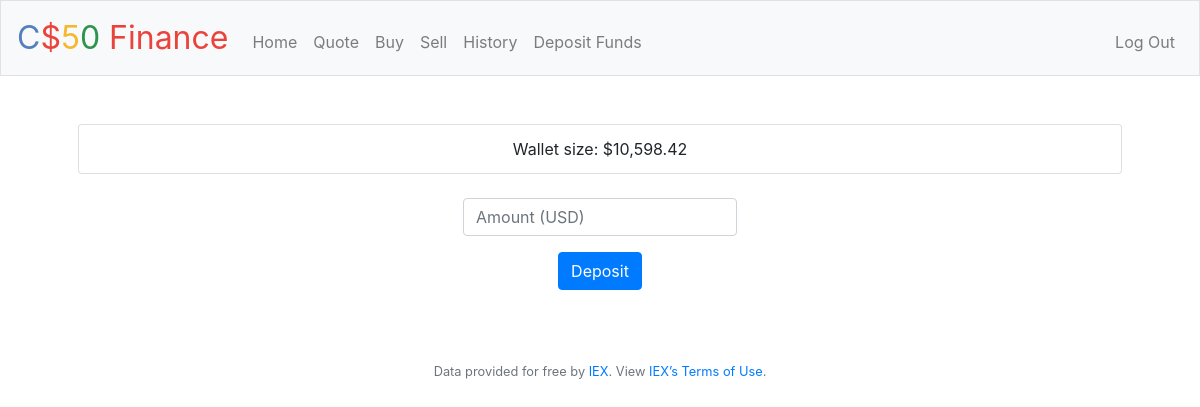
The page /depFunds (signed in) on the database as committed earlier.
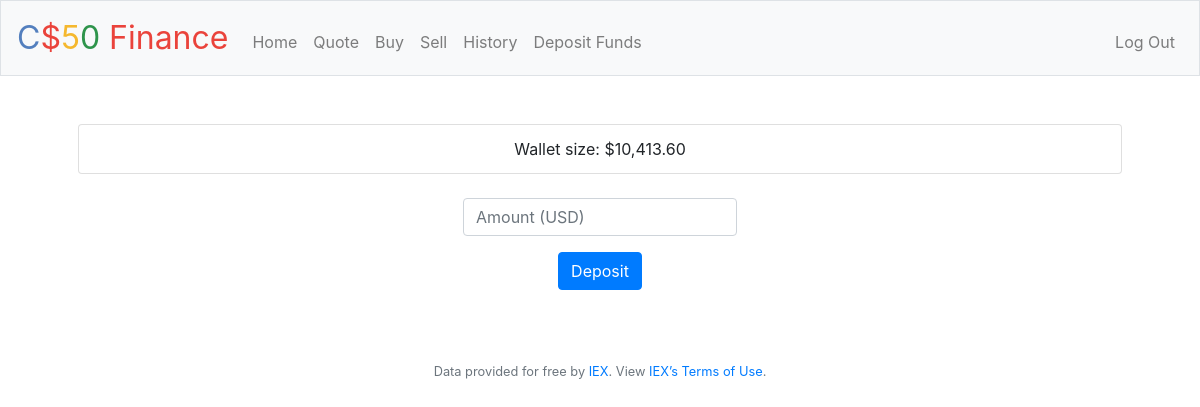
The same page on the database as committed later.
### tables this page shows
CREATE TABLE 'users' ('id' INTEGER PRIMARY KEY AUTOINCREMENT NOT NULL, 'username' TEXT NOT NULL, 'hash' TEXT NOT NULL, 'cash' NUMERIC NOT NULL DEFAULT 10000.00 );

### application.py (the view)
@app.route("/depFunds", methods=["GET", "POST"])
@login_required
def depFunds():
    id = session["user_id"][0]["id"]
    wallet = db.execute("SELECT cash FROM users WHERE id = :id", id=id)
    balance = wallet[0]["cash"]
    if request.method == "POST":
        if not request.form.get("funds"):
            return apology("must provide amount to deposit", 400)
        if not int(request.form.get("funds")) > 0:
            return apology("please provide positive value", 400)
        amount = int(request.form.get("funds"))
        if not amount:
            return apology("Sorry, could not retrieve funds")
        balance += amount
        db.execute("UPDATE users SET cash = :balance WHERE id = :id", balance=balance, id=id)
        return redirect("/depFunds")
    elif request.method == "GET":
        return render_template("depFunds.html", usd = usd, balance = balance)

### application.py (called while the page is built)
@app.after_request
def after_request(response):
    response.headers["Cache-Control"] = "no-cache, no-store, must-revalidate"
    response.headers["Expires"] = 0
    response.headers["Pragma"] = "no-cache"
    return response

### helpers.py (called while the page is built)
def login_required(f):
    @wraps(f)
    def decorated_function(*args, **kwargs):
        if session.get("user_id") is None:
            return redirect("/login")
        return f(*args, **kwargs)
    return decorated_function

def usd(value):
    return f"${value:,.2f}"

### templates/depFunds.html (shortened to what this page needs)
{% extends "layout.html" %}
{% block main %}
    <ul class="list-group">
        <li class="list-group-item">Wallet size: {{ usd(balance) }}</li>
    </ul><br>
    <form action="/depFunds" method="post">
        <div class="form-group">
            <input autocomplete="off" class="form-control" name="funds" placeholder="Amount (USD)" type="number" min="1"/>
        </div>
        <button class="btn btn-primary" type="submit">Deposit</button>
    </form><br>
{% endblock %}

Rows that differ between the two databases and show on the page:
changed users: cash "$10,598.42" → "$10,413.60"
